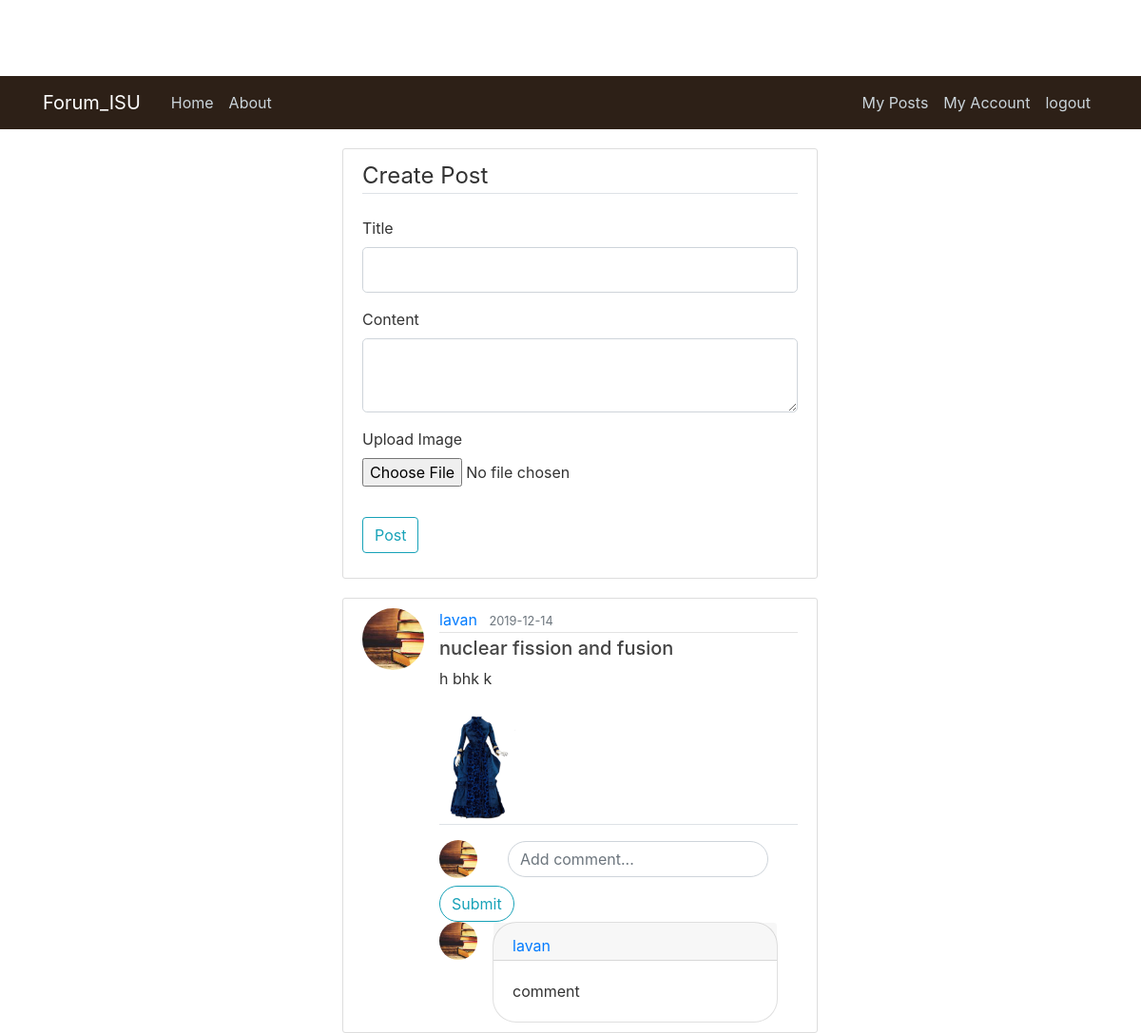
The page /home (signed in) on the database as committed earlier.
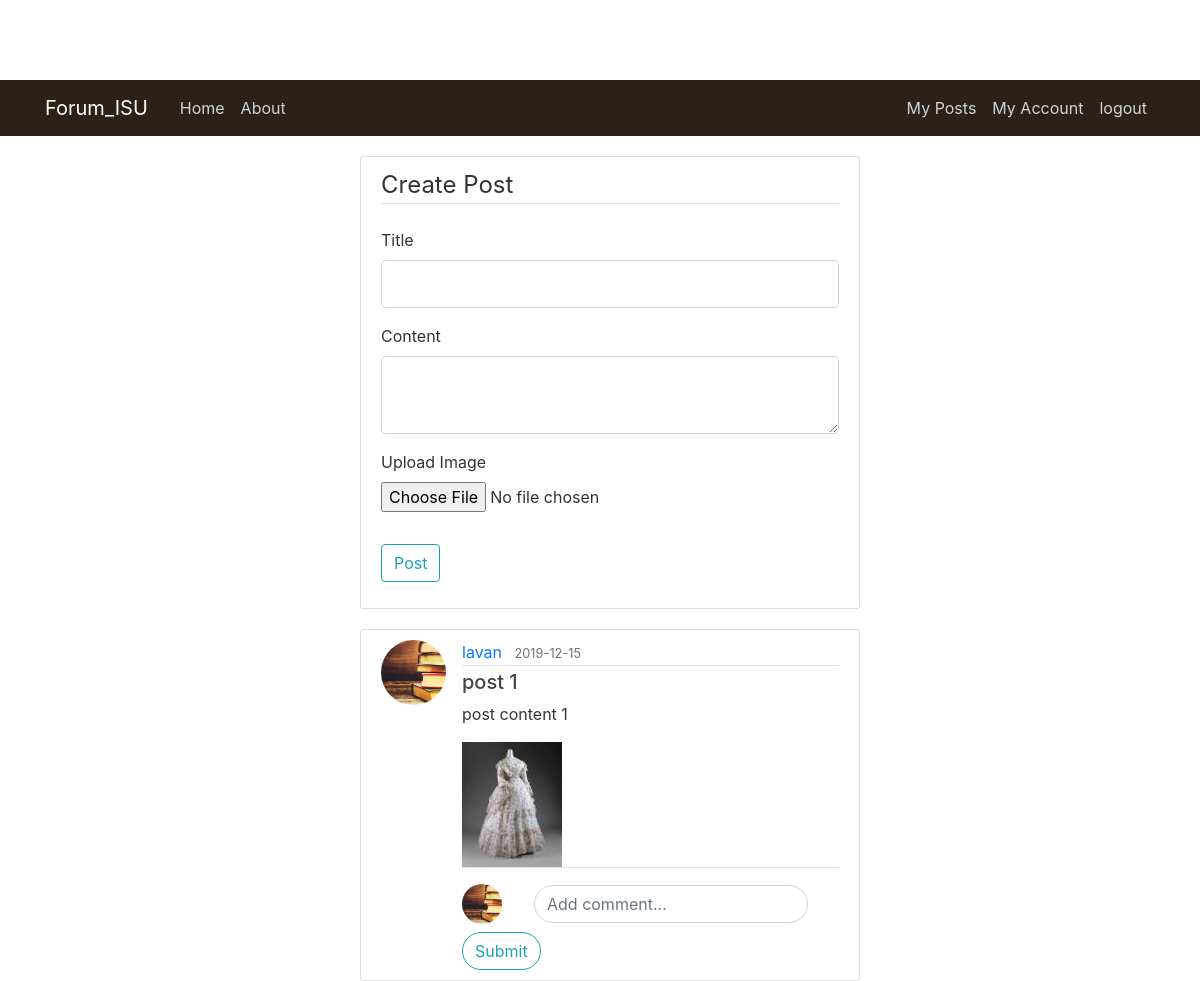
The same page on the database as committed later.
### forum_isu/models.py (models this page shows, shortened)
class Post(db.Model):
    id = db.Column(db.Integer, primary_key=True)
    title = db.Column(db.String(100), nullable=False)
    date_posted = db.Column(db.DateTime, nullable=False, default=datetime.utcnow)
    content = db.Column(db.Text, nullable=False)
    picture = db.Column(db.String(20), nullable=False, default='default.jpg')
    user_id = db.Column(db.Integer, db.ForeignKey('user.id'), nullable=False)
    comments = db.relationship('Comment', backref='article', lazy=True)

class User(db.Model, UserMixin):
    id         = db.Column(db.Integer, primary_key=True)
    username   = db.Column(db.String(20), unique=True, nullable=False)
    email      = db.Column(db.String(120), unique=True, nullable=False)
    image_file = db.Column(db.String(20), nullable=False, default='default.jpg')
    password   = db.Column(db.String(60), nullable=False)
    posts       = db.relationship('Post', backref='author', lazy=True)
    def __repr__(self):
        return f"User('{self.username}', '{self.email}', '{self.image_file}')"

class Comment(db.Model):
    id = db.Column(db.Integer, primary_key=True)
    comment = db.Column(db.String(100), nullable=False)
    timestamp = db.Column(db.DateTime, nullable=False, default=datetime.utcnow)
    user_id = db.Column(db.Integer, db.ForeignKey('user.id'), nullable=False)
    post_id = db.Column(db.Integer, db.ForeignKey('post.id'), nullable=False)

### forum_isu/routes.py (the view)
@app.route('/')
@app.route('/home', methods=['GET','POST'])
def home():
    posts = Post.query.all()
    form = PostForm()
    formc = AddCommentForm()
    return render_template('home.html', title='Home',form=form, legend='Create Post', posts=posts, formc=formc)#, comments=comments)

### forum_isu/forms.py
class PostForm(FlaskForm):
    title = StringField('Title', validators=[DataRequired()])
    content = TextAreaField('Content', validators=[DataRequired()])
    picture = FileField('Upload Image', validators=[FileAllowed(['jpg', 'png'])])
    submit = SubmitField('Post')

class AddCommentForm(FlaskForm):
    comment = StringField(validators=[DataRequired()])
    postId  = HiddenField()
    submit = SubmitField('Submit')

### forum_isu/models.py (called while the page is built)
@login_manager.user_loader
def load_user(user_id):
    return User.query.get(int(user_id))

### forum_isu/routes.py (called while the page is built)
@app.template_filter('getComments')
def getComments(postId):
    comments=Comment.query.filter_by(post_id=postId).all()
    return comments

### forum_isu/templates/home.html
{% extends "layout.html" %}
{% block content %}
{% include "add_post.html" %}
{% include "show_post.html" %}
{% endblock content %}

### forum_isu/templates/show_post.html
    {% for post in posts %}
        <article class="media content-section">
          <img class="rounded-circle article-img" src="{{ url_for('static', filename='profile_pics/' + post.author.image_file) }}">
          <div class="media-body">
            <div class="article-metadata">
              <a class="mr-2" href="{{ url_for('profile', user_id=post.user_id) }}">{{ post.author.username }}</a>
              <small class="text-muted">{{ post.date_posted.strftime('%Y-%m-%d') }}</small>
            </div>
            <h5><a class="article-title" href="{{ url_for('post', post_id=post.id) }}">{{ post.title }}</a></h5>
            <p class="article-content">{{ post.content }}</p>
            <img class="post-img"  src="{{ url_for('static', filename='profile_pics/' + post.picture) }}" >
            {% include "show_comments.html" %}
          </div>
        </article>
    {% endfor %}

### forum_isu/templates/show_comments.html (shortened to what this page needs)
<div class="border-top pt-3">
              <form  class="form-inline">
                <div class="form-group mb-2">
                  <img class="rounded-circle article-img" style="height: 40px; width: 40px;" src="{{ url_for('static', filename='profile_pics/' + current_user.image_file) }}">
                </div>
                <div class="form-group mx-sm-3 mb-2" >
                  {{ formc.comment(class="form-control", placeholder="Add comment...", style="border-radius: 50px; outline-width: 0;", id="comment_text") }}
                </div>
                <div class="form-group" >
                  {{ formc.submit(class="btn btn-outline-info", style="border-radius: 50px; outline-width: 0;", id="add_comment_btn") }}
                </div>
              </form>
            </div>
            {% for comment in post.id|getComments %}
                   <div class="comment">
                    <img class="rounded-circle article-img" style="height:40px; width:40px;"  src="{{ url_for('static', filename='profile_pics/' + post.author.image_file) }}" />
                    <div class="card" style="border-radius: 25px; padding 20px; ">
                      <div class="card-header" style="height:40px">
                        <a class="mr-2" href="{{ url_for('profile', user_id=current_user.id) }}">{{ current_user.username }}</a>
                      </div>
                      <div class="card-body">
                        <p class="card-text">{{ comment.comment }}</p>
                      </div>
                    </div>
                </div>
            {% endfor %}

Rows that differ between the two databases and show on the page:
removed Comment: image_file (picture), comment "comment"
no longer on this page (row unchanged): User: username "lavan"
changed Post "lavan": date_posted "2019-12-14" → "2019-12-15"; title "nuclear fission and fusion" → "post 1"; content "h bhk k" → "post content 1"; picture: a different picture
